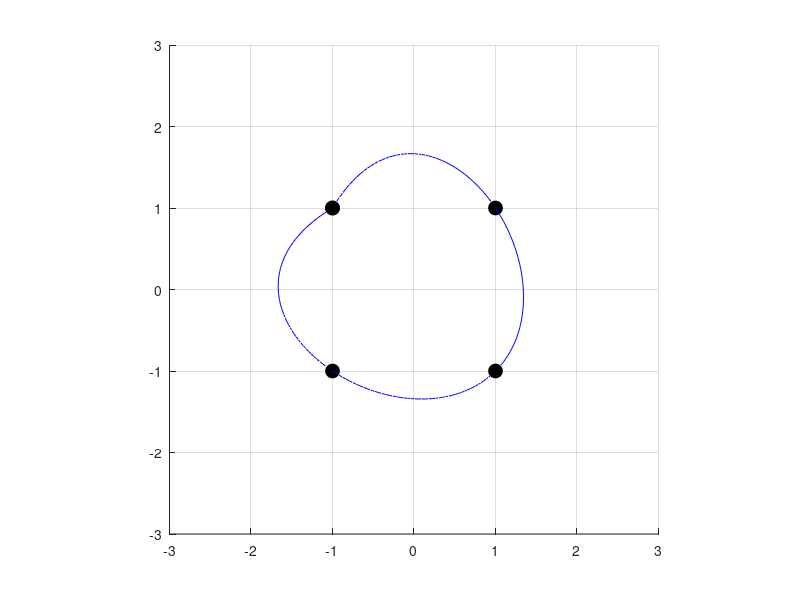

This chart was generated by the following MATLAB code:
% Lagranzo_interpoliavimas_parametrinis_3D
% Pele valdomos interpoliavimo tasku padetys

function main
clc,close all,clear all 
hL=[]; % busimu objektu valdikliu masyvas
f=figure; hold on; grid on

X=[-1  1  1  -1 -1 ]
Y=[ 1  1 -1  -1  1 ]
Z=[ 1  -1 1  -1  1 ]
nP=length(X);

if 1      % parametru reiksmes yra atstumai tarp interpoliavimo tasku
    t(1)=0; for i=2:nP, t(i)=t(i-1)+norm([X(i) Y(i) Z(i)]-[X(i-1) Y(i-1) Z(i-1)]); end
else
    t=[ 0  1  2   3  4 ]; % parametru reiksmes priskiriamos laisvai    
end
t


NN=200;
ttt=[min(t):(max(t)-min(t))/NN:max(t)];

figure(1);axis([-3,3,-3,3,-3,3]);axis equal;hold on;

% vaizduojame duotus taskus
for i=1:nP, h(i)=plot3(X(i), Y(i), Z(i),'ko','MarkerFaceColor','k',...
        'ButtonDownFcn',@startDragFcn,'MarkerSize',10); end
    % tasku objektu valdikliai issaugomi masyve h;
    % funkcijoje startDragFcn nurodoma, ka reikia atlikti, kai peles
    % klavisa paspaudziame jai esant ties sukurtu grafiniu objektu h(i) 

set(f,'WindowButtonUpFcn',@stopDragFcn); % funkcijoje stopDragFcn nurodoma, ka reikia  atlikti,
                                         % kai atleidziame peles klavisa  
Lagranzo_parametrinis_interpoliavimas(X,Y,Z,t,ttt);  % interpoliuojame pagal ivestus taskus ir 
                                                     % nubraizome pradine kreive  
                                                   
%************************************************************************   
% Toliau programa laukia pertraukimo nuo peles klaviso, kuris inicijuja 
% startDragFcn arba stopDragFcn vykdyma. Jos savo ruoztu peles judesi susieja arba atsieja 
% su draggingFcn
%************************************************************************
                                                   
%-----------  vidines funkcijos ------------------
%  jos aprasomos anksciau, nei sutinkamas pagrindines funkcijos "end",
%  todel visi pagrindineje funkcijoje naudojami kintamieji matomi taip pat
%  ir vidinese funkcijose

function startDragFcn(varargin)  % apraso, kas atliekama, kai paspaudziamas kairys peles klavisas
    set(gcf, 'WindowButtonMotionFcn',@draggingFcn); % nurodo funkcija, kuria reikia nuolat kviesti pelei judant
end

function draggingFcn(varargin)   % apraso, kas atliekama, kai pakinta pele valdomo objekto padetis
    pt=get(gca,'Currentpoint');  % perskaitoma peles padetis
    % nustatome su kuriuo valdikliu susieta objekta judiname ir prisimename buvusias koordinates x,y,z:
        x=X(find(gco == h));y=Y(find(gco == h));z=Z(find(gco == h));
    % nuskaitome koord.sistemos orientacija ir vaizdo plokstumos orientacija GKS.
    % vaizdo plokstumoje judinamas taskas turi islikti vaizdo plokstumai lygiagrecioje plokstumoje, 
    % kurioje jis pradejo judeti:
         [az,el]=view; az=az*pi/180;el=el*pi/180;
         
        T1=[cos(-az) ,   -sin(-az) ,    0    ;
            sin(-az) ,    cos(-az) ,    0    ;
              0      ,       0     ,    1    ];
          
        T2=[  1      ,       0     ,    0    ; 
              0      ,    cos(el)  , -sin(el);
              0      ,    sin(el)  ,  cos(el)];
          
        n=T1'*T2'*[0; -1; 0]; % vaizdo plokstumos normale GKS 
        a=pt(1,:)-[x y z]; % vektorius, kuriuo pajudejo taskas 
        ptn(1,1:3)=pt(1,:)-n'*dot(n,a); % pajudinto tasko projekcija vaizdui lygiagrecioje plokstumoje, 
                                        % kurioje jis buvo pries pajudinima
        set(gco,'xData',ptn(1,1),'yData',ptn(1,2),'zData',ptn(1,3)); % pakeiciamos tasko koordinates   
     % prisimename tasko koordinates mazyvuose X,Y,Z:
        X(find(gco == h))=ptn(1,1);  Y(find(gco == h))=ptn(1,2); Z(find(gco == h))=ptn(1,3);
        Lagranzo_parametrinis_interpoliavimas(X,Y,Z,t,ttt);
end

function stopDragFcn(varargin) % apraso, kas atliekama, kai atleidziamas kairys peles klavisas
    set(gcf, 'WindowButtonMotionFcn','');% nurodo, kad atleidus peles klavisa peles judejimas nebeturi kviesti funkcijos
end

function Lagranzo_parametrinis_interpoliavimas(X,Y,Z,t,ttt)
    n=length(X);
    FX=0;FY=0;FZ=0;
    for j=1:n
        L=Lagranzo_polinomas(t,n,j,ttt);
        FX=FX+L*X(j); FY=FY+L*Y(j); FZ=FZ+L*Z(j);
    end
    if ~isempty(hL), delete(hL); end
    hL=plot3(FX,FY,FZ,'b-');
return
end

function L=Lagranzo_polinomas(X,n,j,x)
    L=1;
    for k=1:n, if k ~= j, L=L.*(x-X(k))/(X(j)-X(k)); end, end
        % polinomo reiksmes apskaiciuojamos kiekviename braizymo taske,
        % pagal masyvo x koordinates:
return
end

end   % Sis end uzbaigia pagrindine funkcija